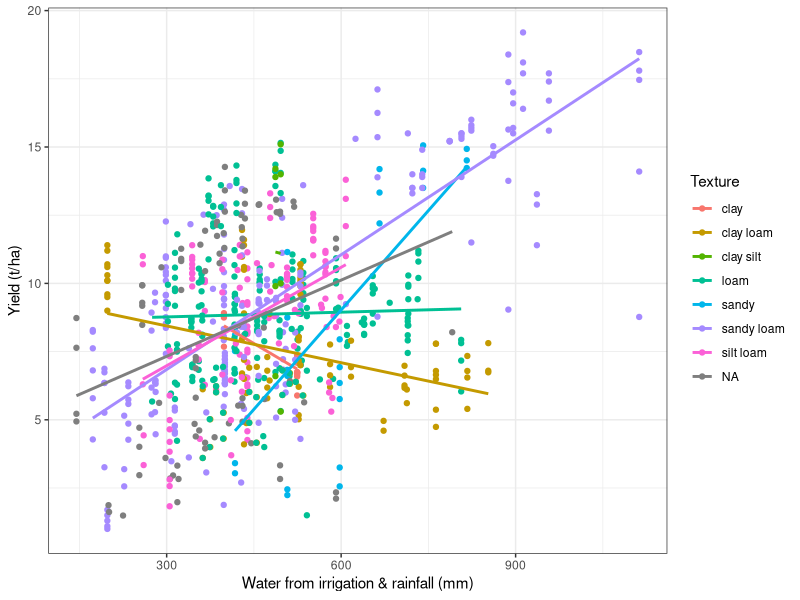
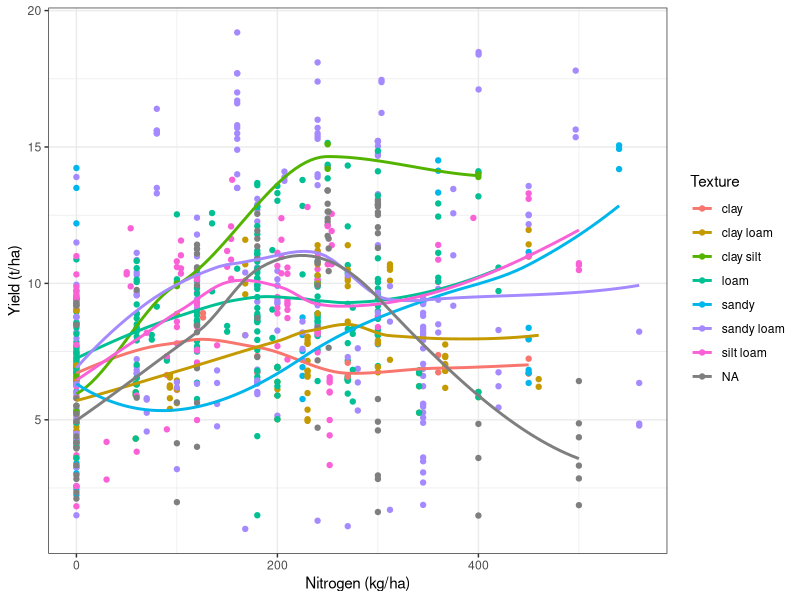
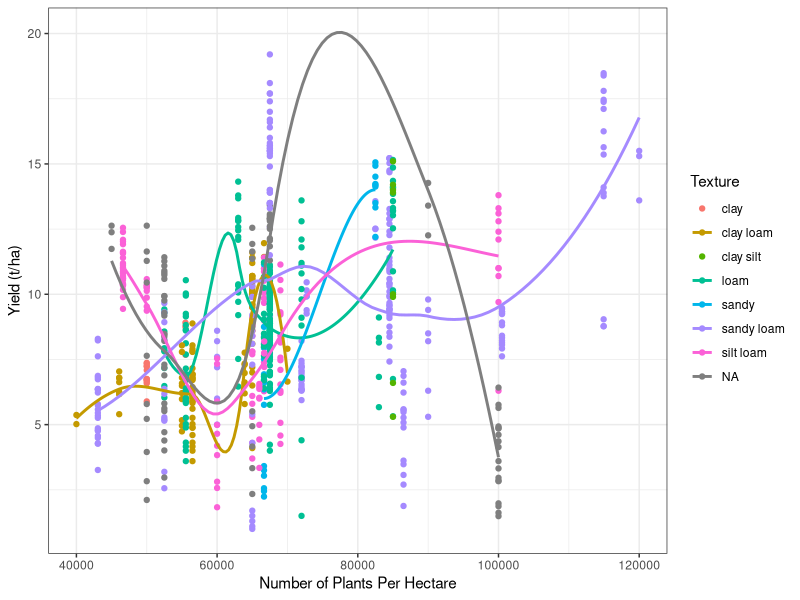

Write R code to recreate these figures, in order. (Note: this script raises an error after producing the figures.)
## ---- chunk 1
knitr::opts_chunk$set(echo = FALSE, message=FALSE, warning=FALSE)
## ---- chunk 2
library(tidyverse)
library(readxl)
datamaize <- read_csv("Book2.csv")
datamaize_readme <- read_xlsx("Dataset instrumetn.xlsx")
## ---- chunk 3
datamaizechina <- datamaize %>% filter(Region == "China") %>%
  dplyr::select(Yield, MAP, MAT, Texture, PPH, SOC, Water, Nitrogen)
## ---- chunk 4
datamaizechina %>% filter(!is.na(Yield)) -> datamaizechina
## ---- chunk 5
datamaizechina["Texture"][datamaizechina["Texture"] == "silty loam"] <- "silt loam"
datamaizechina["Texture"][datamaizechina["Texture"] == "loamy clay"] <- "clay loam"
datamaizechina["Texture"][datamaizechina["Texture"] == "slity clay"] <- "clay silt"
datamaizechina["Texture"][datamaizechina["Texture"] == "heavy loam"] <- "loam"
## ---- chunk 6
datamaizechina %>% ggplot(aes(x=Water, y=Yield, col=Texture)) + geom_point() + geom_smooth(method="lm", se=FALSE) + theme_bw() + labs(x="Water from irrigation & rainfall (mm)", y="Yield (t/ha)")
## ---- chunk 7
datamaizechina %>% ggplot(aes(x=Nitrogen, y=Yield, col=Texture)) + geom_point() + geom_smooth(method="loess", se=FALSE) + labs(x="Nitrogen (kg/ha)", y="Yield (t/ha)") + theme_bw()
## ---- chunk 8
datamaizechina %>% ggplot(aes(x=(PPH), y=Yield, col=Texture)) + geom_point() + geom_smooth(method="loess", se=FALSE) + labs(x="Number of Plants Per Hectare", y="Yield (t/ha)") + theme_bw()
## ---- chunk 9
datamaizechina %>% ggplot(aes(x=WP, y=Yield)) + geom_point()
## ---- chunk 10
boxcoxyield <- MASS::boxcox(lm(datamaizechina$Yield ~ 1))
bestlambda <- boxcoxyield$x[which.max(boxcoxyield$y)]
## ---- chunk 11
box <- function(y, lambda){
  return(((y^lambda)-1)/lambda)
}
datamaizechina %>% ggplot(aes(x=(Yield))) + geom_histogram()
qqnorm((datamaizechina$Yield))
qqline((datamaizechina$Yield))
shapiro.test((datamaizechina$Yield))
## ---- chunk 12
datamaizechina %>% ggplot(aes(x=box(Yield,bestlambda))) + geom_histogram() + labs(x="Box-Cox Transformed Maize Yield") + theme_bw()
qqnorm(box(datamaizechina$Yield, bestlambda))
qqline(box(datamaizechina$Yield, bestlambda))
shapiro.test(box(datamaizechina$Yield, bestlambda))
## ---- chunk 13
datamaizechina %>% ggplot(aes(x=MAP, y=Yield)) + geom_point() + geom_smooth() + labs(x="Mean annual precipitation (mm)", y="Yield (t/ha)")
## ---- chunk 14
datamaizechina %>% ggplot(aes(x=MAT, y=Yield, col=Texture)) + geom_point() + geom_smooth(method="lm", se=FALSE) +labs(x="Mean annual temperature (degrees Celcius)", y="Yield (t/ha)") + theme_bw()
## ---- chunk 15
datamaizechina %>% ggplot(aes(x=Texture, y=MAT)) + geom_boxplot()
## ---- chunk 16
datamaizechina %>% ggplot(aes(x=Texture, y=Yield)) + geom_boxplot() + theme_bw() + labs(x= "Soil Texture", y="Yield (t/ha)")
## ---- chunk 17
datamaizechina %>% ggplot(aes(x=SOC, y=Yield, col=Nitrogen)) + geom_point() + labs(x="Initial Soil Organic Carbon", y="Yield (t/ha)") + geom_smooth() + theme_bw()
## ---- chunk 18
datamaizechina %>% ggplot(aes(x=SOC, y=Nitrogen)) + geom_point() + labs(x="Initial Soil Organic Carbon", y="Nitrogen level (kg/ha)") + geom_smooth() + theme_bw()
## ---- chunk 19
soil_vars <- datamaizechina %>% group_by(Texture) %>% summarize(var_by_soil = var(Yield))
soil_vars
## ---- chunk 20
cor(datamaizechina$Water, datamaizechina$Nitrogen)
plot(datamaizechina$Water, datamaizechina$PPH)
plot(datamaizechina$Nitrogen, datamaizechina$PPH)
## ---- chunk 21
datamaize %>% filter(Region == "China") -> datachina2

datachina2 %>% dplyr::select(references) %>% unique()
datachina2 %>% dplyr::select(location) %>% unique()
## ---- chunk 22
library(knitr)
datamaizechina %>% dplyr::select(-MAP, -Texture) %>% summary() %>% kable()
## ---- chunk 23
library(ggrepel)
datamaizechina %>% group_by(Texture) %>%
  summarize(prop = n()/nrow(datamaizechina)) -> dfpie
dfpie %>%  ggplot(aes(x="", y= prop, fill = Texture)) +
  geom_col() + 
  coord_polar(theta = "y") + theme_bw() +
  scale_fill_brewer(palette = "Pastel1") +
  geom_label_repel(data = dfpie,
                   aes(y = prop, label = paste0(prop*100, "%")),
                   size = 4.5, position = position_stack(vjust=0.5), show.legend = FALSE) +
  guides(fill = guide_legend(title = "Soil Texture"))

# geom_text(aes(label = prop), position = position_stack(vjust=0.5)) +
